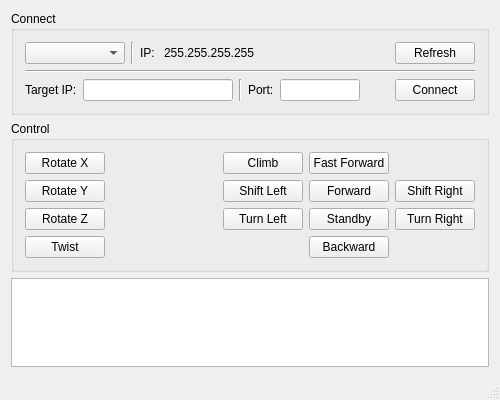
<?xml version="1.0" encoding="UTF-8"?>
<ui version="4.0">
 <class>MainWindow</class>
 <widget class="QMainWindow" name="MainWindow">
  <property name="geometry">
   <rect>
    <x>0</x>
    <y>0</y>
    <width>500</width>
    <height>400</height>
   </rect>
  </property>
  <property name="minimumSize">
   <size>
    <width>500</width>
    <height>400</height>
   </size>
  </property>
  <property name="windowTitle">
   <string>Hexapod</string>
  </property>
  <property name="windowIcon">
   <iconset>
    <normaloff>res/hexapod-logo.png</normaloff>res/hexapod-logo.png</iconset>
  </property>
  <widget class="QWidget" name="centralWidget">
   <layout class="QVBoxLayout" name="verticalLayout">
    <item>
     <widget class="QGroupBox" name="groupBox_4">
      <property name="title">
       <string>Connect</string>
      </property>
      <layout class="QVBoxLayout" name="verticalLayout_6">
       <item>
        <layout class="QHBoxLayout" name="horizontalLayout_5">
         <item>
          <widget class="QComboBox" name="comboBox_Interface">
           <property name="sizePolicy">
            <sizepolicy hsizetype="Preferred" vsizetype="Fixed">
             <horstretch>0</horstretch>
             <verstretch>0</verstretch>
            </sizepolicy>
           </property>
           <property name="minimumSize">
            <size>
             <width>100</width>
             <height>0</height>
            </size>
           </property>
           <property name="maximumSize">
            <size>
             <width>200</width>
             <height>16777215</height>
            </size>
           </property>
          </widget>
         </item>
         <item>
          <widget class="Line" name="line">
           <property name="orientation">
            <enum>Qt::Vertical</enum>
           </property>
          </widget>
         </item>
         <item>
          <widget class="QLabel" name="label_2">
           <property name="text">
            <string>IP: </string>
           </property>
          </widget>
         </item>
         <item>
          <widget class="QLabel" name="label_LocalIP">
           <property name="text">
            <string>255.255.255.255</string>
           </property>
          </widget>
         </item>
         <item>
          <spacer name="horizontalSpacer_5">
           <property name="orientation">
            <enum>Qt::Horizontal</enum>
           </property>
           <property name="sizeHint" stdset="0">
            <size>
             <width>40</width>
             <height>20</height>
            </size>
           </property>
          </spacer>
         </item>
         <item>
          <widget class="QPushButton" name="button_Refresh">
           <property name="text">
            <string>Refresh</string>
           </property>
          </widget>
         </item>
        </layout>
       </item>
       <item>
        <widget class="Line" name="line_6">
         <property name="orientation">
          <enum>Qt::Horizontal</enum>
         </property>
        </widget>
       </item>
       <item>
        <layout class="QHBoxLayout" name="horizontalLayout_7">
         <item>
          <widget class="QLabel" name="label_targetIP">
           <property name="sizePolicy">
            <sizepolicy hsizetype="Preferred" vsizetype="Preferred">
             <horstretch>0</horstretch>
             <verstretch>0</verstretch>
            </sizepolicy>
           </property>
           <property name="minimumSize">
            <size>
             <width>0</width>
             <height>0</height>
            </size>
           </property>
           <property name="baseSize">
            <size>
             <width>0</width>
             <height>0</height>
            </size>
           </property>
           <property name="text">
            <string>Target IP:</string>
           </property>
          </widget>
         </item>
         <item>
          <widget class="QLineEdit" name="lineEdit_TcpClientTargetIP">
           <property name="minimumSize">
            <size>
             <width>150</width>
             <height>0</height>
            </size>
           </property>
           <property name="maximumSize">
            <size>
             <width>200</width>
             <height>16777215</height>
            </size>
           </property>
          </widget>
         </item>
         <item>
          <widget class="Line" name="line_4">
           <property name="orientation">
            <enum>Qt::Vertical</enum>
           </property>
          </widget>
         </item>
         <item>
          <widget class="QLabel" name="label_targetPort">
           <property name="sizePolicy">
            <sizepolicy hsizetype="Preferred" vsizetype="Preferred">
             <horstretch>0</horstretch>
             <verstretch>0</verstretch>
            </sizepolicy>
           </property>
           <property name="minimumSize">
            <size>
             <width>0</width>
             <height>0</height>
            </size>
           </property>
           <property name="text">
            <string>Port:</string>
           </property>
          </widget>
         </item>
         <item>
          <widget class="QLineEdit" name="lineEdit_TcpClientTargetPort">
           <property name="minimumSize">
            <size>
             <width>80</width>
             <height>0</height>
            </size>
           </property>
           <property name="maximumSize">
            <size>
             <width>80</width>
             <height>16777215</height>
            </size>
           </property>
          </widget>
         </item>
         <item>
          <spacer name="horizontalSpacer">
           <property name="orientation">
            <enum>Qt::Horizontal</enum>
           </property>
           <property name="sizeHint" stdset="0">
            <size>
             <width>40</width>
             <height>20</height>
            </size>
           </property>
          </spacer>
         </item>
         <item>
          <widget class="QPushButton" name="button_TcpClient">
           <property name="text">
            <string>Connect</string>
           </property>
          </widget>
         </item>
        </layout>
       </item>
      </layout>
     </widget>
    </item>
    <item>
     <widget class="QGroupBox" name="groupBox_Control">
      <property name="title">
       <string>Control</string>
      </property>
      <layout class="QGridLayout" name="gridLayout_2">
       <item row="4" column="5">
        <widget class="QPushButton" name="pushButton_TurnRight">
         <property name="text">
          <string>Turn Right</string>
         </property>
        </widget>
       </item>
       <item row="3" column="4">
        <widget class="QPushButton" name="pushButton_Forward">
         <property name="text">
          <string>Forward</string>
         </property>
        </widget>
       </item>
       <item row="3" column="2">
        <spacer name="horizontalSpacer_6">
         <property name="orientation">
          <enum>Qt::Horizontal</enum>
         </property>
         <property name="sizeHint" stdset="0">
          <size>
           <width>40</width>
           <height>20</height>
          </size>
         </property>
        </spacer>
       </item>
       <item row="6" column="4">
        <widget class="QPushButton" name="pushButton_Backward">
         <property name="text">
          <string>Backward</string>
         </property>
        </widget>
       </item>
       <item row="0" column="4">
        <widget class="QPushButton" name="pushButton_FastForward">
         <property name="text">
          <string>Fast Forward</string>
         </property>
        </widget>
       </item>
       <item row="3" column="0">
        <widget class="QPushButton" name="pushButton_RotateY">
         <property name="text">
          <string>Rotate Y</string>
         </property>
        </widget>
       </item>
       <item row="3" column="3">
        <widget class="QPushButton" name="pushButton_ShiftLeft">
         <property name="text">
          <string>Shift Left</string>
         </property>
        </widget>
       </item>
       <item row="4" column="3">
        <widget class="QPushButton" name="pushButton_TurnLeft">
         <property name="text">
          <string>Turn Left</string>
         </property>
        </widget>
       </item>
       <item row="3" column="5">
        <widget class="QPushButton" name="pushButton_ShiftRight">
         <property name="text">
          <string>Shift Right</string>
         </property>
        </widget>
       </item>
       <item row="4" column="4">
        <widget class="QPushButton" name="pushButton_Standby">
         <property name="text">
          <string>Standby</string>
         </property>
        </widget>
       </item>
       <item row="0" column="0">
        <widget class="QPushButton" name="pushButton_RotateX">
         <property name="text">
          <string>Rotate X</string>
         </property>
        </widget>
       </item>
       <item row="4" column="0">
        <widget class="QPushButton" name="pushButton_RotateZ">
         <property name="text">
          <string>Rotate Z</string>
         </property>
        </widget>
       </item>
       <item row="6" column="0">
        <widget class="QPushButton" name="pushButton_Twist">
         <property name="text">
          <string>Twist</string>
         </property>
        </widget>
       </item>
       <item row="0" column="3">
        <widget class="QPushButton" name="pushButton_Climb">
         <property name="text">
          <string>Climb</string>
         </property>
        </widget>
       </item>
      </layout>
     </widget>
    </item>
    <item>
     <widget class="QTextBrowser" name="textBrowser_TcpClientMessage"/>
    </item>
   </layout>
  </widget>
  <widget class="QMenuBar" name="menuBar">
   <property name="geometry">
    <rect>
     <x>0</x>
     <y>0</y>
     <width>500</width>
     <height>22</height>
    </rect>
   </property>
  </widget>
  <widget class="QStatusBar" name="status_bar"/>
 </widget>
 <layoutdefault spacing="6" margin="11"/>
 <resources/>
 <connections/>
</ui>
